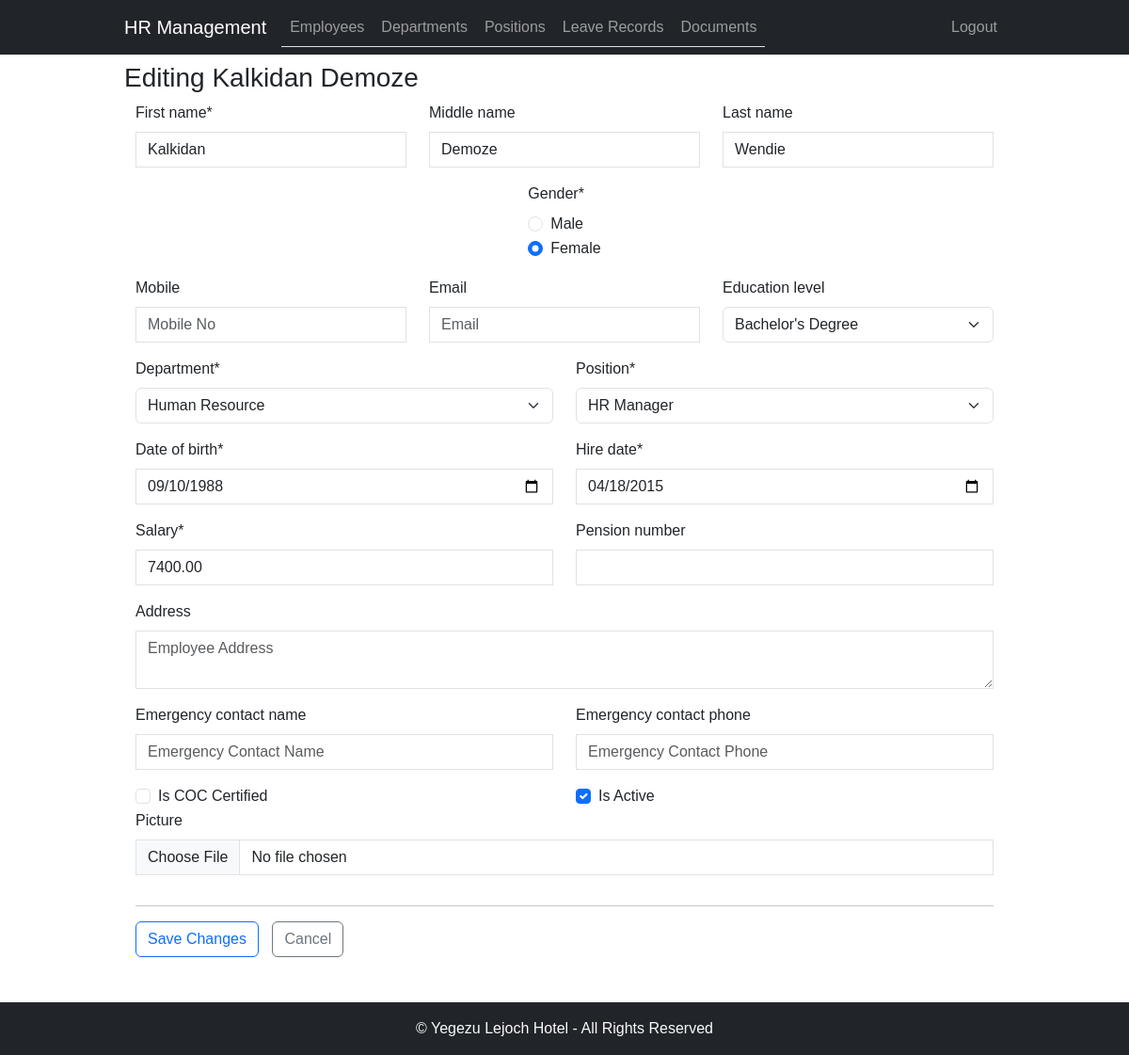
/employees/update/31/ (signed in), run on an earlier commit of the app's database.
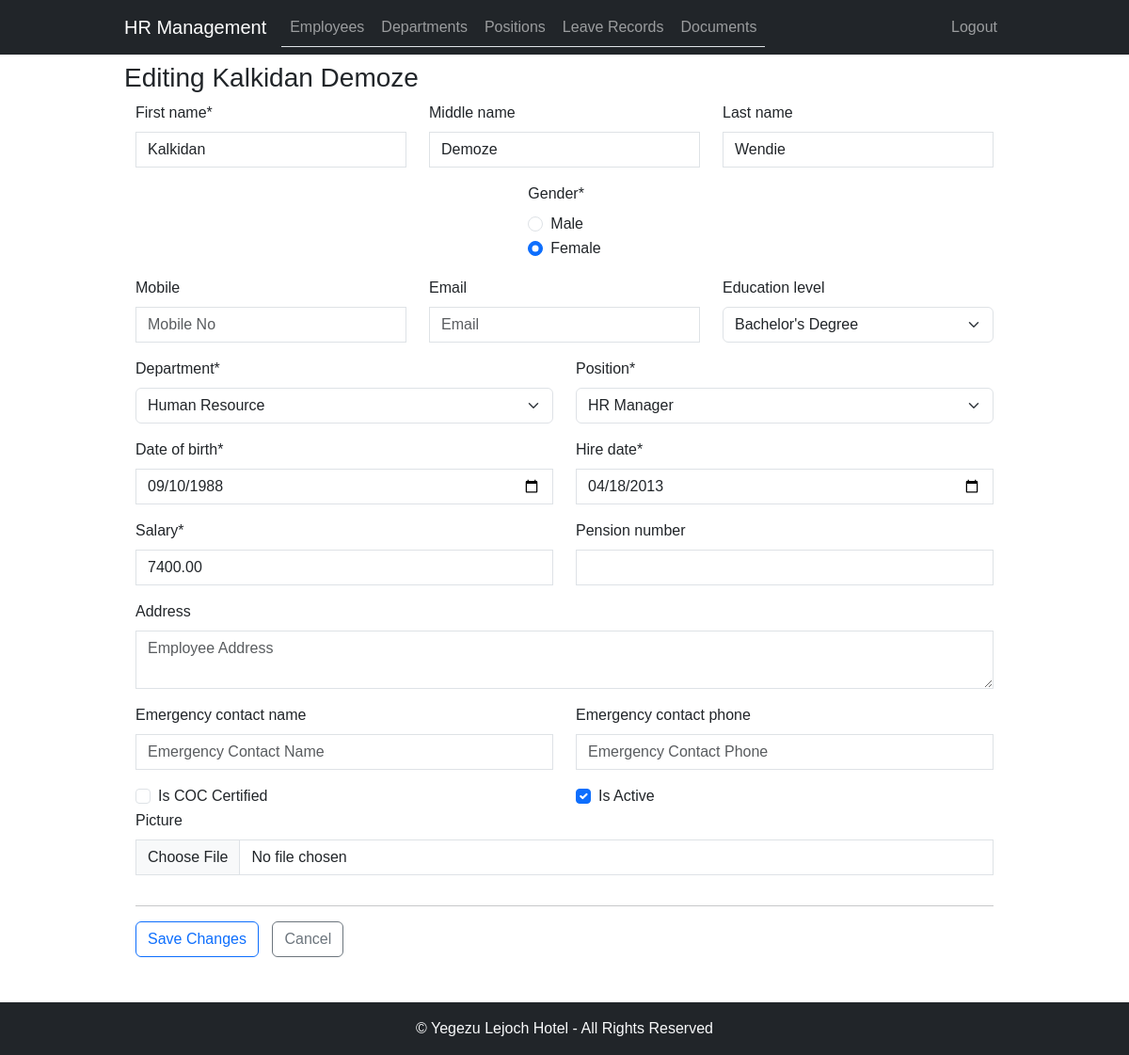
And on a later commit of the database.
### employee_management/models.py (models this page shows, shortened)
class Employee(models.Model):
    et_calendar = EthiopianDateConverter()
    GENDER_CHOICES = (
        ('M', 'Male'),
        ('F', 'Female'),
    )
    EDUCATION_LEVEL_CHOICES = (
        ('Master', 'Master\'s Degree'),
        ('Degree', 'Bachelor\'s Degree'),
        ('Diploma', 'Diploma'),
        ('Certificate', 'Certificate'),
        ('Grade', 'Grade'),
    )
    first_name = models.CharField(max_length=50)
    middle_name = models.CharField(max_length=50, null=True, blank=True)
    last_name = models.CharField(max_length=50, null=True, blank=True)
    gender = models.CharField(max_length=1, choices=GENDER_CHOICES, default="")
    mobile = models.CharField(max_length=15, null=True, blank=True)
    email = models.EmailField(null=True, blank=True)
    department = models.ForeignKey(Department, on_delete=models.CASCADE)
    position = models.ForeignKey(Position, on_delete=models.CASCADE)
    date_of_birth = models.DateField()
    hire_date = models.DateField()
    salary = models.DecimalField(max_digits=10, decimal_places=2)
    education_level = models.CharField(max_length=20, choices=EDUCATION_LEVEL_CHOICES, null=True, blank=True)
    address = models.TextField(null=True, blank=True)
    pension_number = models.CharField(max_length=20, null=True, blank=True)
    emergency_contact_name = models.CharField(max_length=100, null=True, blank=True)
    emergency_contact_phone = models.CharField(max_length=15, null=True, blank=True)
    is_coc_certified = models.BooleanField(default=False)
    is_active = models.BooleanField(default=True)
    picture = models.ImageField(upload_to='employee_pictures/', null=True, blank=True)
    accrued_annual_leave = models.DecimalField(max_digits=15, decimal_places=2, default=0.0)
    used_annual_leave = models.DecimalField(max_digits=5, decimal_places=2, default=0.0)
    def update_annual_leave_balance(self):
        today = timezone.now().date()
        hire_date_gregorian = self.gregorian_hire_date()
        tenure_days = (today - hire_date_gregorian).days
        if tenure_days >= 0:  # Employee is eligible for leave calculation
            full_years = tenure_days // 365
            remaining_days = tenure_days % 365
            leave_days = self.calculate_annual_leave_entitlement(full_years)
            prorated_days = (remaining_days / 365) * leave_days
            total_leave_days = leave_days + prorated_days
            self.accrued_annual_leave = Decimal(total_leave_days)
            self.save()
    @property
    def annual_leave_balance(self):
        accrued = Decimal(self.accrued_annual_leave) if self.accrued_annual_leave is not None else Decimal('0.0')
        used = Decimal(self.used_annual_leave) if self.used_annual_leave is not None else Decimal('0.0')
        return accrued - used
    '''def update_annual_leave_balance(self):
        today = timezone.now().date()
        hire_date_gregorian = self.gregorian_hire_date()
        tenure_days = (today - hire_date_gregorian).days

        if tenure_days >= 182:  # Employee is eligible after 6 months
            full_years = tenure_days // 365
            remaining_days = tenure_days % 365

            leave_days = 0
            if full_years > 0:
                leave_days += 16  # First year accrual
                leave_days += sum(16 + 0.5 * year for year in range(1, full_years))
            leave_days += (remaining_days / 365) * (16 + 0.5 * full_years)

            self.accrued_annual_leave = leave_days
            self.save()

    @property
    def annual_leave_balance(self):
        accrued = Decimal(self.accrued_annual_leave) if self.accrued_annual_leave is not None else Decimal('0.0')
        used = Decimal(self.used_annual_leave) if self.used_annual_leave is not None else Decimal('0.0')
        return accrued - used

    @property
    def annual_leave_balance(self):
        return self.accrued_annual_leave - self.used_annual_leave
    '''

### employee_management/views.py (the view)
# urls.py: path('employees/update/<int:pk>/', employee_update, name='employee_update'),
@login_required
def employee_update(request, pk):
    employee = get_object_or_404(Employee, pk=pk)
    if request.method == 'POST':
        form = EmployeeForm(request.POST, request.FILES, instance=employee)
        if form.is_valid():
            form.save()
            messages.success(request, 'Employee updated successfully.')
            return redirect('hrms:employee_list')
    else:
        form = EmployeeForm(instance=employee)
    return render(request, 'employee_form.html', {'form': form, 'employee':employee})

### employee_management/models.py (called while the page is built)
    def __str__(self):
        return self.name

    def __str__(self):
        return self.name

### employee_management/templates/employee_form.html (shortened to what the changed rows need)
{% extends 'base.html' %}
{% load crispy_forms_tags %}
{% block content %}
<h3>{% if form.instance.pk %}Editing {{ employee.first_name}} {{ employee.middle_name}}{% else %}Add Employee{% endif %}</h3>
<div class="container">
    <form method="post" enctype="multipart/form-data">
        <div class="row">
            <div class="col">
                <div class="form-group">
                    {{ form.first_name|as_crispy_field }}
                </div>
            </div>
            <div class="col">
                <div class="form-group">
                    {{ form.middle_name|as_crispy_field }}
                </div>
            </div>
            <div class="col">
                <div class="form-group">
                    {{ form.last_name|as_crispy_field }}
                </div>
            </div>
        </div>
        <div class="row">
            <div class="col d-flex justify-content-center">
                <div class="form-group">{{ form.gender|as_crispy_field }}</div>
            </div>
        </div>
        <div class="row">
            <div class="col">
                <div class="form-group">
                    {{ form.mobile|as_crispy_field }}
                </div>
            </div>
            <div class="col">
                <div class="form-group">
                    {{ form.email|as_crispy_field }}
                </div>
            </div>
            <div class="col">
                <div class="form-group">
                    {{ form.education_level|as_crispy_field }}
                </div>
            </div>
        </div>
        <div class="row">
            <div class="col">
                <div class="form-group">
                    {{ form.department|as_crispy_field }}
                </div>
            </div>
            <div class="col">
                <div class="form-group">
                    {{ form.position|as_crispy_field }}
                </div>
            </div>
        </div>
        <div class="row">
            <div class="col">
                <div class="form-group">
                    {{ form.date_of_birth|as_crispy_field }}
                </div>
            </div>
            <div class="col">
                <div class="form-group">
                    {{ form.hire_date|as_crispy_field }}
                </div>
            </div>
        </div>
        <div class="row">
            <div class="col">
                <div class="form-group">
                    {{ form.salary|as_crispy_field }}
                </div>
            </div>
            <div class="col">
                <div class="form-group">
                    {{ form.pension_number|as_crispy_field }}
                </div>
            </div>
        </div>
        <div class="row">
            <div class="col">
                <div class="form-group">
                    {{ form.address|as_crispy_field }}
                </div>
            </div>
        </div>
        <div class="row">
            <div class="col">
                <div class="form-group">
                    {{ form.emergency_contact_name|as_crispy_field }}
                </div>
            </div>
            <div class="col">
                <div class="form-group">
                    {{ form.emergency_contact_phone|as_crispy_field }}
                </div>
            </div>
        </div>
        <div class="row">
            <div class="col">
                <div class="form-check">
                    <input class="form-check-input" type="checkbox" name="is_coc_certified" id="id_is_coc_certified" {% if form.instance.is_coc_certified %}checked{% endif %}>
                    <label class="form-check-label" for="id_is_coc_certified">Is COC Certified</label>
                </div>
            </div>
            <div class="col">
                <div class="form-check">
                    <input class="form-check-input" type="checkbox" name="is_active" id="id_is_active" {% if form.instance.is_active %}checked{% endif %}>
                    <label class="form-check-label" for="id_is_active">Is Active</label>
                </div>
            </div>
        </div>
        <div class="row">
            <div class="col">
                <div class="form-group">
                    {{ form.picture|as_crispy_field }}
                </div>
            </div>
        </div>
    </form>
</div>
{% endblock %}

What changed in the data, as far as the page shows it:
changed Employee "Kalkidan": hire_date "04/18/2015" → "04/18/2013"
